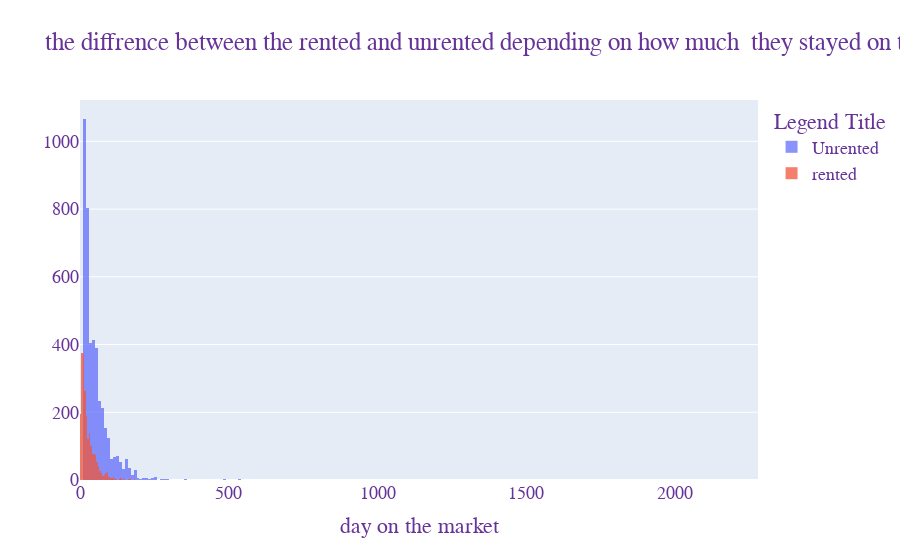

Notebook source saved alongside this figure:
### Code cell
fig = go.Figure(  )
fig.add_trace(go.Histogram( x=onMarket['onMarket']  , name="Unrented"))
fig.add_trace(go.Histogram( x=offMarket['onMarket'] , name="rented"))
fig.update_layout(
    title="the diffrence between the rented and unrented depending on how much  they stayed on the market ",
    xaxis_title="day on the market",
    
    legend_title="Legend Title",
    font=dict(
        family="Courier New, monospace",
        size=18,
        color="RebeccaPurple"
        
    ))

# Overlay both histograms
fig.update_layout(barmode='overlay' )
# Reduce opacity to see both histograms
fig.update_traces(opacity=0.75 )
fig.show()

### Figure 1 — Plotly figure (JSON) as saved in the notebook; plotly's stock layout.template omitted (floating-point values rounded to 4 significant figures; data arrays with more than 128 entries replaced by an {"elided": "..."} marker saying what was removed)
{"data": [{"name": "Unrented", "opacity": 0.75, "type": "histogram", "x": {"elided": "4304 int values"}}, {"name": "rented", "opacity": 0.75, "type": "histogram", "x": {"elided": "2262 int values"}}], "layout": {"barmode": "overlay", "font": {"color": "RebeccaPurple", "family": "Courier New, monospace", "size": 18}, "legend": {"title": {"text": "Legend Title"}}, "title": {"text": "the diffrence between the rented and unrented depending on how much  they stayed on the market "}, "xaxis": {"title": {"text": "day on the market"}}}}
